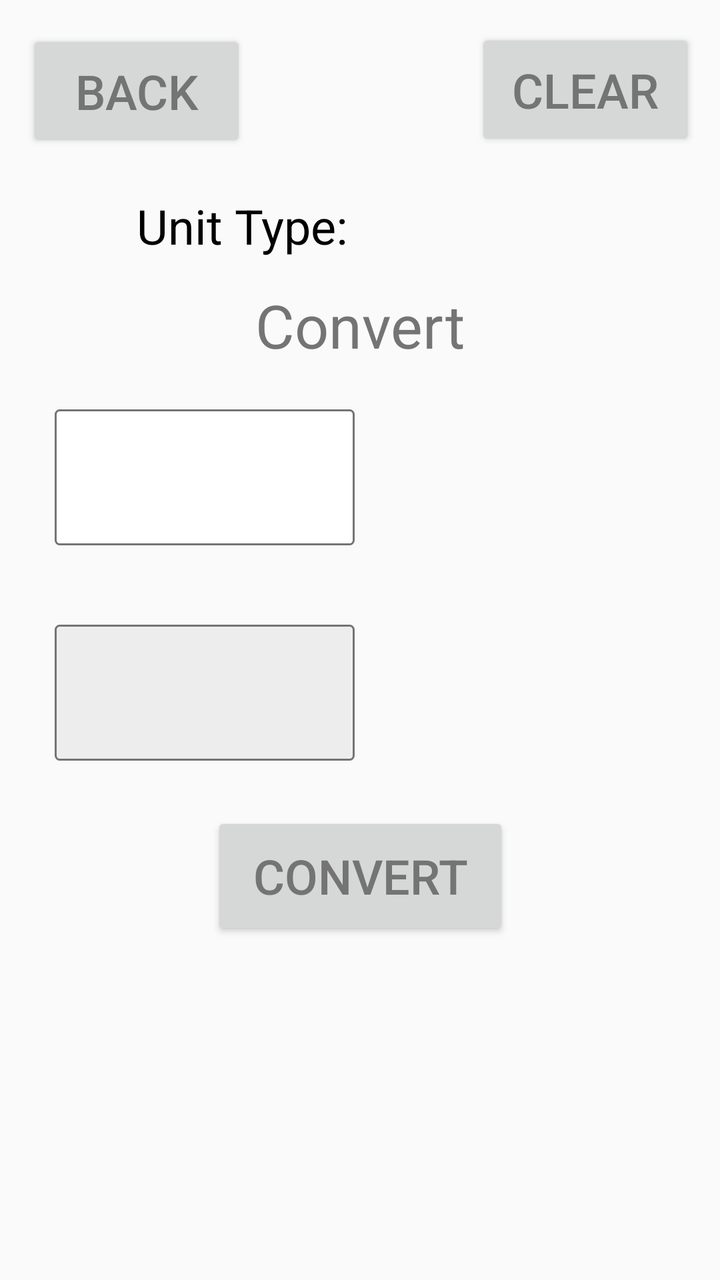
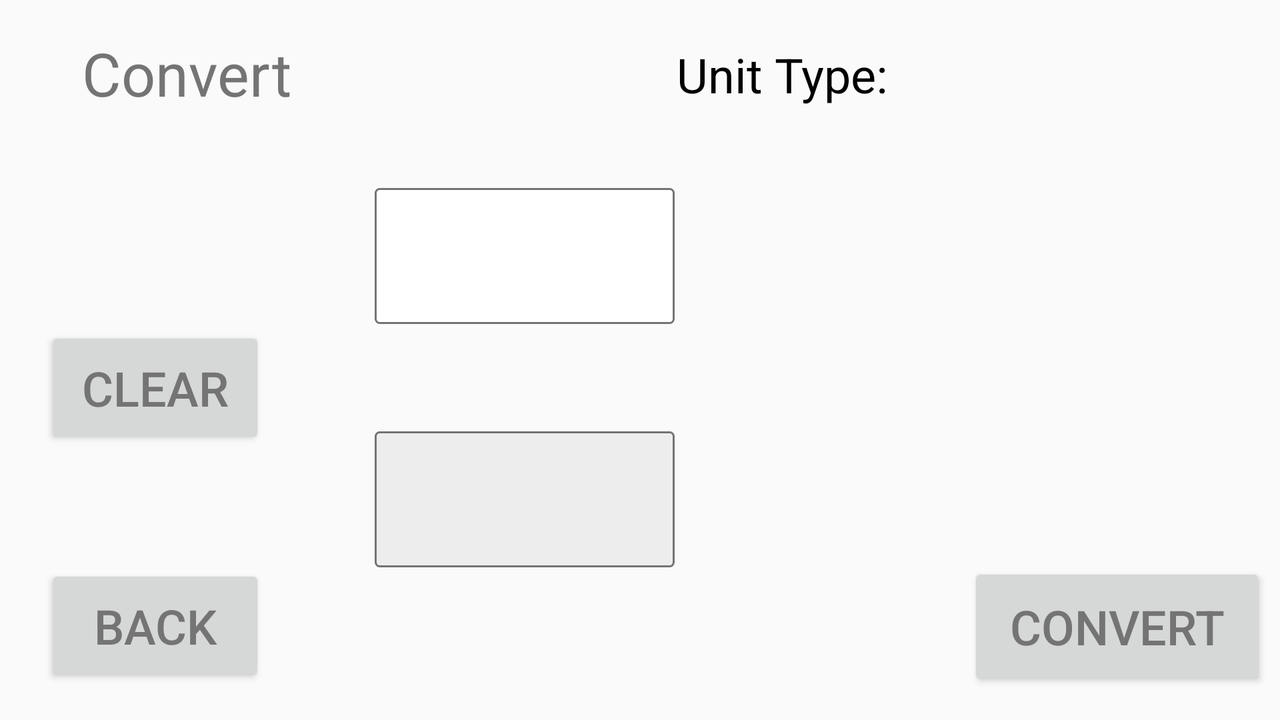

The same Android screen from two of the app's own layout files: first res/layout/ as a phone draws it, then the repository's variant for another configuration, drawn on a device whose configuration selects that folder. Both files follow.
<!-- AndroidManifest.xml: application theme AppTheme -->
<!-- res/layout/page2_fragment.xml -->
<?xml version="1.0" encoding="utf-8"?>
<androidx.constraintlayout.widget.ConstraintLayout
    xmlns:android="http://schemas.android.com/apk/res/android"
    xmlns:app="http://schemas.android.com/apk/res-auto"
    xmlns:tools="http://schemas.android.com/tools"
    android:layout_width="match_parent"
    android:layout_height="match_parent"
    android:id="@+id/Page2">

    <TextView
        android:id="@+id/typeInput"
        android:layout_width="154dp"
        android:layout_height="44dp"
        android:textAlignment="center"
        android:textColor="@android:color/black"
        android:textSize="24sp"
        app:layout_constraintBottom_toBottomOf="parent"
        app:layout_constraintEnd_toEndOf="parent"
        app:layout_constraintHorizontal_bias="0.789"
        app:layout_constraintStart_toStartOf="parent"
        app:layout_constraintTop_toTopOf="parent"
        app:layout_constraintVertical_bias="0.167">

    </TextView>

    <TextView
        android:id="@+id/typeLabel"
        android:layout_width="140dp"
        android:layout_height="47dp"
        android:text="@string/conversionLabel"
        android:textAlignment="center"
        android:textColor="@color/buttonText"
        android:textSize="30sp"
        app:layout_constraintBottom_toBottomOf="parent"
        app:layout_constraintEnd_toEndOf="parent"
        app:layout_constraintHorizontal_bias="0.498"
        app:layout_constraintStart_toStartOf="parent"
        app:layout_constraintTop_toTopOf="parent"
        app:layout_constraintVertical_bias="0.24">

    </TextView>

    <TextView
        android:id="@+id/convertLabel"
        android:layout_width="140dp"
        android:layout_height="47dp"
        android:text="@string/typeLabel"
        android:textAlignment="center"
        android:textColor="@android:color/black"
        android:textSize="24sp"
        app:layout_constraintBottom_toBottomOf="parent"
        app:layout_constraintEnd_toEndOf="parent"
        app:layout_constraintHorizontal_bias="0.232"
        app:layout_constraintStart_toStartOf="parent"
        app:layout_constraintTop_toTopOf="parent"
        app:layout_constraintVertical_bias="0.163">

    </TextView>

    <TextView
        android:id="@+id/toUnit"
        android:layout_width="193dp"
        android:layout_height="83dp"
        android:gravity="center"
        android:textColor="@android:color/black"
        android:textSize="26sp"
        app:layout_constraintBottom_toBottomOf="parent"
        app:layout_constraintEnd_toEndOf="parent"
        app:layout_constraintHorizontal_bias="0.931"
        app:layout_constraintStart_toStartOf="parent"
        app:layout_constraintTop_toTopOf="parent"
        app:layout_constraintVertical_bias="0.559">

    </TextView>

    <TextView
        android:id="@+id/fromUnit"
        android:layout_width="189dp"
        android:layout_height="84dp"
        android:gravity="center"
        android:textColor="@android:color/black"
        android:textSize="26sp"
        app:layout_constraintBottom_toBottomOf="parent"
        app:layout_constraintEnd_toEndOf="parent"
        app:layout_constraintHorizontal_bias="0.914"
        app:layout_constraintStart_toStartOf="parent"
        app:layout_constraintTop_toTopOf="parent"
        app:layout_constraintVertical_bias="0.366">

    </TextView>

    <TextView
        android:id="@+id/toValue"
        android:layout_width="150dp"
        android:layout_height="68dp"
        android:background="@drawable/faded_rect"
        android:inputType="number"
        android:gravity="center"
        android:textAlignment="center"
        android:textColor="@android:color/black"
        android:textSize="26sp"
        android:freezesText="true"
        app:layout_constraintBottom_toBottomOf="parent"
        app:layout_constraintEnd_toEndOf="parent"
        app:layout_constraintHorizontal_bias="0.13"
        app:layout_constraintStart_toStartOf="parent"
        app:layout_constraintTop_toTopOf="parent"
        app:layout_constraintVertical_bias="0.546">

    </TextView>

    <EditText
        android:id="@+id/fromValue"
        android:layout_width="150dp"
        android:layout_height="68dp"
        android:background="@drawable/rectangle"
        android:inputType="number"
        android:textAlignment="center"
        android:textColor="@android:color/black"
        android:textSize="26sp"
        app:layout_constraintBottom_toBottomOf="parent"
        app:layout_constraintEnd_toEndOf="parent"
        app:layout_constraintHorizontal_bias="0.13"
        app:layout_constraintStart_toStartOf="parent"
        app:layout_constraintTop_toTopOf="parent"
        app:layout_constraintVertical_bias="0.358">

    </EditText>

    <Button
        android:id="@+id/clearBtn"
        android:layout_width="110dp"
        android:layout_height="61dp"
        android:text="@string/Clear"
        android:textColor="@color/buttonText"
        android:textSize="24sp"
        app:layout_constraintBottom_toBottomOf="parent"
        app:layout_constraintEnd_toEndOf="parent"
        app:layout_constraintHorizontal_bias="0.95"
        app:layout_constraintStart_toStartOf="parent"
        app:layout_constraintTop_toTopOf="parent"
        app:layout_constraintVertical_bias="0.025" />

    <Button
        android:id="@+id/convertBtn"
        android:layout_width="149dp"
        android:layout_height="64dp"
        android:text="@string/convertBtn"
        android:textColor="@color/buttonText"
        android:textSize="24sp"
        app:layout_constraintBottom_toBottomOf="parent"
        app:layout_constraintEnd_toEndOf="parent"
        app:layout_constraintStart_toStartOf="parent"
        app:layout_constraintTop_toTopOf="parent"
        app:layout_constraintVertical_bias="0.705" />

    <Button
        android:id="@+id/backBtn"
        android:layout_width="110dp"
        android:layout_height="61dp"
        android:text="@string/back"
        android:textColor="@color/buttonText"
        android:textSize="24sp"
        app:layout_constraintBottom_toBottomOf="parent"
        app:layout_constraintEnd_toEndOf="parent"
        app:layout_constraintHorizontal_bias="0.053"
        app:layout_constraintStart_toStartOf="parent"
        app:layout_constraintTop_toTopOf="parent"
        app:layout_constraintVertical_bias="0.026" />

</androidx.constraintlayout.widget.ConstraintLayout>
<!-- resources referenced by this layout -->
<resources>
  <color name="buttonText">#747474</color>
  <!-- drawable faded_rect (drawable) -->
  <?xml version="1.0" encoding="utf-8"?>
  <shape xmlns:android="http://schemas.android.com/apk/res/android"
      android:shape="rectangle" >
  
      
      <solid
          android:color="@color/fadedBack" >
      </solid>
  
      
      <stroke
          android:width="1dp"
          android:color="@color/buttonText" >
      </stroke>
  
      
      <corners
          android:radius="2dp"   >
      </corners>
  
  </shape>
  <!-- drawable rectangle (drawable) -->
  <?xml version="1.0" encoding="utf-8"?>
  <shape xmlns:android="http://schemas.android.com/apk/res/android"
      android:shape="rectangle" >
  
      
      <solid
          android:color="@color/Background" >
      </solid>
  
      
      <stroke
          android:width="1dp"
          android:color="@color/buttonText" >
      </stroke>
  
      
      <corners
          android:radius="2dp"   >
      </corners>
  
  </shape>
  <string name="Clear">Clear</string>
  <string name="back">BACK</string>
  <string name="conversionLabel">Convert</string>
  <string name="convertBtn">CONVERT</string>
  <string name="typeLabel">Unit Type:</string>
  <style name="AppTheme" parent="Theme.AppCompat.DayNight">
          
          <item name="colorPrimary">@color/colorPrimary</item>
          <item name="colorPrimaryDark">@color/colorPrimaryDark</item>
          <item name="colorAccent">@color/colorAccent</item>
          <item name="android:textSize">22sp</item>
          <item name="windowActionBar">false</item>
          <item name="windowNoTitle">true</item>
      </style>
  <color name="fadedBack">#EDEDED</color>
  <color name="Background"> #FFFFFF </color>
  <color name="colorPrimary">#EDEDED</color>
  <color name="colorPrimaryDark">#6DC4B6</color>
  <color name="colorAccent">#6DC4B6</color>
</resources>
<!-- res/layout-land/page2_fragment.xml (the repository's variant of the layout above) -->
<!-- drawn on the phone turned sideways -->
<?xml version="1.0" encoding="utf-8"?>
<androidx.constraintlayout.widget.ConstraintLayout
    xmlns:android="http://schemas.android.com/apk/res/android"
    xmlns:app="http://schemas.android.com/apk/res-auto"
    xmlns:tools="http://schemas.android.com/tools"
    android:layout_width="match_parent"
    android:layout_height="match_parent">

    <TextView
        android:id="@+id/typeInput"
        android:layout_width="180dp"
        android:layout_height="42dp"
        android:textAlignment="center"
        android:textColor="@android:color/black"
        android:textSize="24sp"
        app:layout_constraintBottom_toBottomOf="parent"
        app:layout_constraintEnd_toEndOf="parent"
        app:layout_constraintHorizontal_bias="0.914"
        app:layout_constraintStart_toStartOf="parent"
        app:layout_constraintTop_toTopOf="parent"
        app:layout_constraintVertical_bias="0.066">

    </TextView>

    <TextView
        android:id="@+id/typeLabel"
        android:layout_width="140dp"
        android:layout_height="47dp"
        android:text="@string/conversionLabel"
        android:textAlignment="center"
        android:textColor="@color/buttonText"
        android:textSize="30sp"
        app:layout_constraintBottom_toBottomOf="parent"
        app:layout_constraintEnd_toEndOf="parent"
        app:layout_constraintHorizontal_bias="0.046"
        app:layout_constraintStart_toStartOf="parent"
        app:layout_constraintTop_toTopOf="parent"
        app:layout_constraintVertical_bias="0.052">

    </TextView>

    <TextView
        android:id="@+id/convertLabel"
        android:layout_width="140dp"
        android:layout_height="47dp"
        android:text="@string/typeLabel"
        android:textAlignment="center"
        android:textColor="@android:color/black"
        android:textSize="24sp"
        app:layout_constraintBottom_toBottomOf="parent"
        app:layout_constraintEnd_toEndOf="parent"
        app:layout_constraintHorizontal_bias="0.642"
        app:layout_constraintStart_toStartOf="parent"
        app:layout_constraintTop_toTopOf="parent"
        app:layout_constraintVertical_bias="0.067">

    </TextView>

    <TextView
        android:id="@+id/fromUnit"
        android:layout_width="262dp"
        android:layout_height="83dp"
        android:gravity="center"
        android:textColor="@android:color/black"
        android:textSize="26sp"
        app:layout_constraintBottom_toBottomOf="parent"
        app:layout_constraintEnd_toEndOf="parent"
        app:layout_constraintHorizontal_bias="0.84"
        app:layout_constraintStart_toStartOf="parent"
        app:layout_constraintTop_toTopOf="parent"
        app:layout_constraintVertical_bias="0.312">

    </TextView>

    <EditText
        android:id="@+id/fromValue"
        android:layout_width="150dp"
        android:layout_height="68dp"
        android:background="@drawable/rectangle"
        android:inputType="number"
        android:textAlignment="center"
        android:textColor="@android:color/black"
        android:textSize="26sp"
        app:layout_constraintBottom_toBottomOf="parent"
        app:layout_constraintEnd_toEndOf="parent"
        app:layout_constraintHorizontal_bias="0.382"
        app:layout_constraintStart_toStartOf="parent"
        app:layout_constraintTop_toTopOf="parent"
        app:layout_constraintVertical_bias="0.322">

    </EditText>

    <TextView
        android:id="@+id/toUnit"
        android:layout_width="271dp"
        android:layout_height="84dp"
        android:gravity="center"
        android:textColor="@android:color/black"
        android:textSize="26sp"
        app:layout_constraintBottom_toBottomOf="parent"
        app:layout_constraintEnd_toEndOf="parent"
        app:layout_constraintHorizontal_bias="0.859"
        app:layout_constraintStart_toStartOf="parent"
        app:layout_constraintTop_toTopOf="parent"
        app:layout_constraintVertical_bias="0.735">

    </TextView>

    <TextView
        android:id="@+id/toValue"
        android:layout_width="150dp"
        android:layout_height="68dp"
        android:background="@drawable/faded_rect"
        android:textAlignment="center"
        android:textColor="@android:color/black"
        android:textSize="26sp"
        android:freezesText="true"
        app:layout_constraintBottom_toBottomOf="parent"
        app:layout_constraintEnd_toEndOf="parent"
        app:layout_constraintHorizontal_bias="0.382"
        app:layout_constraintStart_toStartOf="parent"
        app:layout_constraintTop_toTopOf="parent"
        app:layout_constraintVertical_bias="0.739">

    </TextView>

    <Button
        android:id="@+id/clearBtn"
        android:layout_width="110dp"
        android:layout_height="61dp"
        android:text="@string/Clear"
        android:textColor="@color/buttonText"
        android:textSize="24sp"
        app:layout_constraintBottom_toBottomOf="parent"
        app:layout_constraintEnd_toEndOf="parent"
        app:layout_constraintHorizontal_bias="0.043"
        app:layout_constraintStart_toStartOf="parent"
        app:layout_constraintTop_toTopOf="parent"
        app:layout_constraintVertical_bias="0.546" />

    <Button
        android:id="@+id/backBtn"
        android:layout_width="110dp"
        android:layout_height="61dp"
        android:text="@string/back"
        android:textColor="@color/buttonText"
        android:textSize="24sp"
        app:layout_constraintBottom_toBottomOf="parent"
        app:layout_constraintEnd_toEndOf="parent"
        app:layout_constraintHorizontal_bias="0.043"
        app:layout_constraintStart_toStartOf="parent"
        app:layout_constraintTop_toTopOf="parent"
        app:layout_constraintVertical_bias="0.944" />

    <Button
        android:id="@+id/convertBtn"
        android:layout_width="149dp"
        android:layout_height="64dp"
        android:text="@string/convertBtn"
        android:textColor="@color/buttonText"
        android:textSize="24sp"
        app:layout_constraintBottom_toBottomOf="parent"
        app:layout_constraintEnd_toEndOf="parent"
        app:layout_constraintHorizontal_bias="0.986"
        app:layout_constraintStart_toStartOf="parent"
        app:layout_constraintTop_toTopOf="parent"
        app:layout_constraintVertical_bias="0.95" />

</androidx.constraintlayout.widget.ConstraintLayout>
